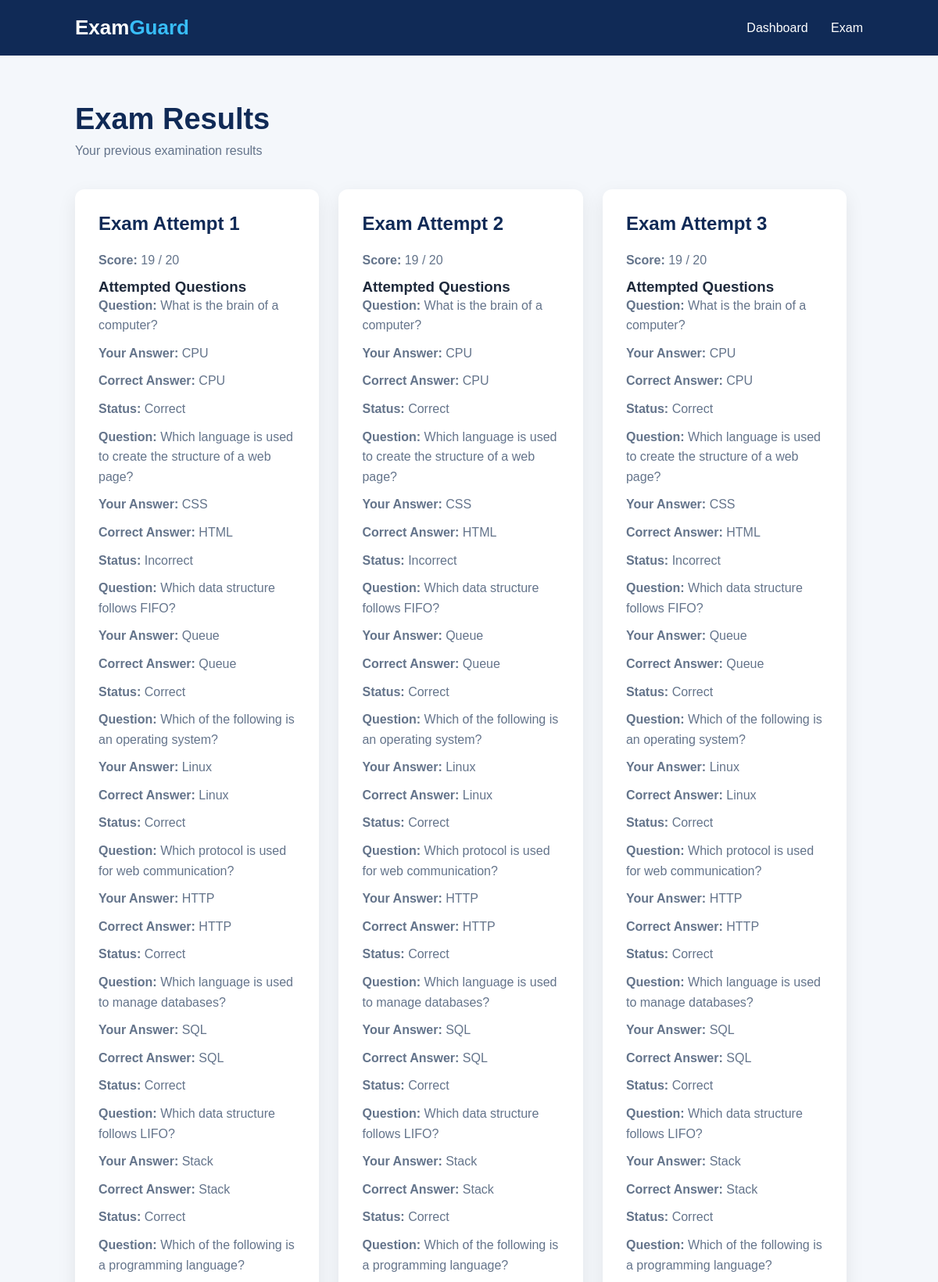
Screenshot of /results (signed in, upper part) with the database file from the repository.
### tables this page shows
CREATE TABLE results (
            id INTEGER PRIMARY KEY AUTOINCREMENT,
            username TEXT NOT NULL,
            score INTEGER NOT NULL,
            total INTEGER NOT NULL
        , proctoring_status TEXT DEFAULT 'Normal');

CREATE TABLE answers (
            id INTEGER PRIMARY KEY AUTOINCREMENT,
            result_id INTEGER NOT NULL,
            question TEXT NOT NULL,
            selected_answer TEXT,
            correct_answer TEXT NOT NULL
        );

### app.py (the view)
@app.route("/results")
def results():
    if "username" not in session:
        return redirect("/login")
    question_text = {
        "q1": "What is the brain of a computer?",
        "q2": "Which language is used to create the structure of a web page?",
        "q3": "Which data structure follows FIFO?",
        "q4": "Which of the following is an operating system?",
        "q5": "Which protocol is used for web communication?",
        "q6": "Which language is used to manage databases?",
        "q7": "Which data structure follows LIFO?",
        "q8": "Which of the following is a programming language?",
        "q9": "What does RAM stand for?",
        "q10": "Which device connects different networks?",
        "q11": "Which sorting algorithm repeatedly compares adjacent elements?",
        "q12": "What does CPU stand for?",
        "q13": "Which language is used for styling web pages?",
        "q14": "Which of the following is a database management system?",
        "q15": "Which symbol is used for an ID selector in CSS?",
        "q16": "Which HTML tag is used for the largest heading?",
        "q17": "Which symbol represents multiplication in Python?",
        "q18": "What number system uses only 0 and 1?",
        "q19": "Which protocol is commonly used for sending email?",
        "q20": "What is a field of AI that enables computers to learn from data?"
    }
    option_text = {
        "q1": {
            "a": "CPU",
            "b": "RAM",
            "c": "Keyboard",
            "d": "Monitor"
        },
        "q2": {
            "a": "CSS",
            "b": "HTML",
            "c": "Python",
            "d": "SQL"
        },
        "q3": {
            "a": "Stack",
            "b": "Queue",
            "c": "Tree",
            "d": "Graph"
        },
        "q4": {
            "a": "Linux",
            "b": "Windows",
            "c": "Python",
            "d": "Oracle"
        },
        "q5": {
            "a": "HTTP",
            "b": "FTP",
            "c": "SMTP",
            "d": "SSH"
        },
        "q6": {
            "a": "SQL",
            "b": "HTML",
            "c": "CSS",
            "d": "Java"
        },
        "q7": {
            "a": "Queue",
            "b": "Stack",
            "c": "Array",
            "d": "Tree"
        },
        "q8": {
            "a": "Python",
            "b": "HTML",
            "c": "CSS",
            "d": "SQL"
        },
        "q9": {
            "a": "Random Access Memory",
            "b": "Read Access Memory",
            "c": "Run Access Memory",
            "d": "Rapid Access Memory"
        },
        "q10": {
            "a": "Router",
            "b": "Keyboard",
            "c": "Monitor",
            "d": "Printer"
        },
        "q11": {
            "a": "Bubble Sort",
            "b": "Binary Search",
            "c": "Merge Sort",
            "d": "Quick Sort"
        },
        "q12": {
            "a": "Central Processing Unit",
            "b": "Computer Personal Unit",
            "c": "Central Program Utility",
            "d": "Computer Processing Utility"
        },
        "q13": {
            "a": "CSS",
            "b": "HTML",
            "c": "SQL",
            "d": "Python"
        },
        "q14": {
            "a": "MySQL",
            "b": "HTML",
            "c": "CSS",
            "d": "JavaScript"
        },
        "q15": {
            "a": "#",
            "b": ".",
            "c": "@",
            "d": "$"
        },
        "q16": {
            "a": "<h1>",
            "b": "<p>",
            "c": "<head>",
            "d": "<title>"
        },
        "q17": {
            "a": "*",
            "b": "+",
            "c": "-",
            "d": "/"
        },
        "q18": {
            "a": "Binary",
            "b": "Decimal",
            "c": "Octal",
            "d": "Hexadecimal"
        },
        "q19": {
            "a": "SMTP",
            "b": "HTTP",
            "c": "FTP",
            "d": "SSH"
        },
        "q20": {
            "a": "Machine Learning",
            "b": "Web Development",
            "c": "Database Management",
            "d": "Networking"
        }
    }
    connection = sqlite3.connect("database.db")
    cursor = connection.cursor()
    cursor.execute(
        "SELECT * FROM results ORDER BY id DESC"
    )
    results = cursor.fetchall()
    all_answers = {}
    for result in results:
        cursor.execute(
            """
            SELECT question, selected_answer, correct_answer
            FROM answers
            WHERE result_id = ?
            """,
            (result[0],)
        )
        all_answers[result[0]] = cursor.fetchall()
    connection.close()
    return render_template(
        "results.html",
        results=results,
        all_answers=all_answers,
        question_text=question_text,
        option_text=option_text
    )

### templates/results.html (shortened to what this page needs)
<!DOCTYPE html>
<html lang="en">
<head>
    <link rel="stylesheet"
          href="{{ url_for('static', filename='css/style.css') }}">
</head>
<body>
    <header>
        <div class="logo">
            Exam<span>Guard</span>
        </div>
        <nav>
            <a href="/dashboard">Dashboard</a>
            <a href="/exam">Exam</a>
        </nav>
    </header>
    <div class="dashboard">
        <h1>Exam Results</h1>
        <p class="dashboard-subtitle">
            Your previous examination results
        </p>
        {% if results %}
            <div class="dashboard-cards">
                {% for result in results %}
                    <div class="dashboard-card">
                        <h2>Exam Attempt {{ loop.index }}</h2>
                        <p>
    <strong>Score:</strong>
    {{ result[2] }} / {{ result[3] }}
</p>
<h3>Attempted Questions</h3>
{% if all_answers[result[0]] %}
    {% for answer in all_answers[result[0]] %}
        <div class="answer-item">
            <p>
                <strong>Question:</strong>
                {{ question_text[answer[0]] }}
            </p>
            <p>
    <strong>Your Answer:</strong>
    {% if answer[1] %}
        {{ option_text[answer[0]][answer[1]] }}
    {% else %}
        Not Answered
    {% endif %}
</p>
<p>
    <strong>Correct Answer:</strong>
    {{ option_text[answer[0]][answer[2]] }}
</p>
            {% if answer[1] == answer[2] %}
                <p><strong>Status:</strong> Correct</p>
            {% else %}
                <p><strong>Status:</strong> Incorrect</p>
            {% endif %}
        </div>
    {% endfor %}
{% endif %}
                    </div>
                {% endfor %}
            </div>
        {% endif %}
        <br>
    </div>
</body>
</html>

### static/css/style.css (style rules this page uses)
* { margin: 0; padding: 0; box-sizing: border-box; }
body { font-family: Arial, sans-serif; background: #f4f7fb; color: #1e293b; }
header { background: #102a56; padding: 20px 8%; display: flex; justify-content: space-between; align-items: center; }
.logo { color: white; font-size: 26px; font-weight: bold; }
.logo span { color: #38bdf8; }
nav a { color: white; text-decoration: none; margin-left: 25px; }
.dashboard { padding: 60px 8%; min-height: 80vh; }
.dashboard h1 { color: #102a56; font-size: 38px; margin-bottom: 10px; }
.dashboard-subtitle { color: #64748b; margin-bottom: 40px; }
.dashboard-cards { display: flex; gap: 25px; flex-wrap: wrap; }
.dashboard-card { background: white; width: 31%; min-width: 250px; padding: 30px; border-radius: 12px; box-shadow: 0 8px 25px rgba(0, 0, 0, 0.08); }
.dashboard-card h2 { color: #102a56; margin-bottom: 20px; }
.dashboard-card p { color: #64748b; line-height: 1.6; margin-bottom: 10px; }

### rows the page displays
results: score "19", total "20"
answers: question "What is the brain of a computer?", question+selected_answer "CPU", question+correct_answer "CPU", shows "Status:"
answers: question "Which language is used to create the structure of a web page?", question+selected_answer "CSS", question+correct_answer "HTML", shows "Status:"
answers: question "Which data structure follows FIFO?", question+selected_answer "Queue", question+correct_answer "Queue", shows "Status:"
answers: question "Which of the following is an operating system?", question+selected_answer "Linux", question+correct_answer "Linux", shows "Status:"
answers: question "Which protocol is used for web communication?", question+selected_answer "HTTP", question+correct_answer "HTTP", shows "Status:"
answers: question "Which language is used to manage databases?", question+selected_answer "SQL", question+correct_answer "SQL", shows "Status:"
answers: question "Which data structure follows LIFO?", question+selected_answer "Stack", question+correct_answer "Stack", shows "Status:"
answers: question "Which of the following is a programming language?"
results: score "19", total "20"
answers: question "What is the brain of a computer?", question+selected_answer "CPU", question+correct_answer "CPU", shows "Status:"
answers: question "Which language is used to create the structure of a web page?", question+selected_answer "CSS", question+correct_answer "HTML", shows "Status:"
answers: question "Which data structure follows FIFO?", question+selected_answer "Queue", question+correct_answer "Queue", shows "Status:"
answers: question "Which of the following is an operating system?", question+selected_answer "Linux", question+correct_answer "Linux", shows "Status:"
answers: question "Which protocol is used for web communication?", question+selected_answer "HTTP", question+correct_answer "HTTP", shows "Status:"
answers: question "Which language is used to manage databases?", question+selected_answer "SQL", question+correct_answer "SQL", shows "Status:"
answers: question "Which data structure follows LIFO?", question+selected_answer "Stack", question+correct_answer "Stack", shows "Status:"
answers: question "Which of the following is a programming language?"
results: score "19", total "20"
answers: question "What is the brain of a computer?", question+selected_answer "CPU", question+correct_answer "CPU", shows "Status:"
answers: question "Which language is used to create the structure of a web page?", question+selected_answer "CSS", question+correct_answer "HTML", shows "Status:"
answers: question "Which data structure follows FIFO?", question+selected_answer "Queue", question+correct_answer "Queue", shows "Status:"
answers: question "Which of the following is an operating system?", question+selected_answer "Linux", question+correct_answer "Linux", shows "Status:"
answers: question "Which protocol is used for web communication?", question+selected_answer "HTTP", question+correct_answer "HTTP", shows "Status:"
answers: question "Which language is used to manage databases?", question+selected_answer "SQL", question+correct_answer "SQL", shows "Status:"
answers: question "Which data structure follows LIFO?", question+selected_answer "Stack", question+correct_answer "Stack", shows "Status:"
answers: question "Which of the following is a programming language?"
